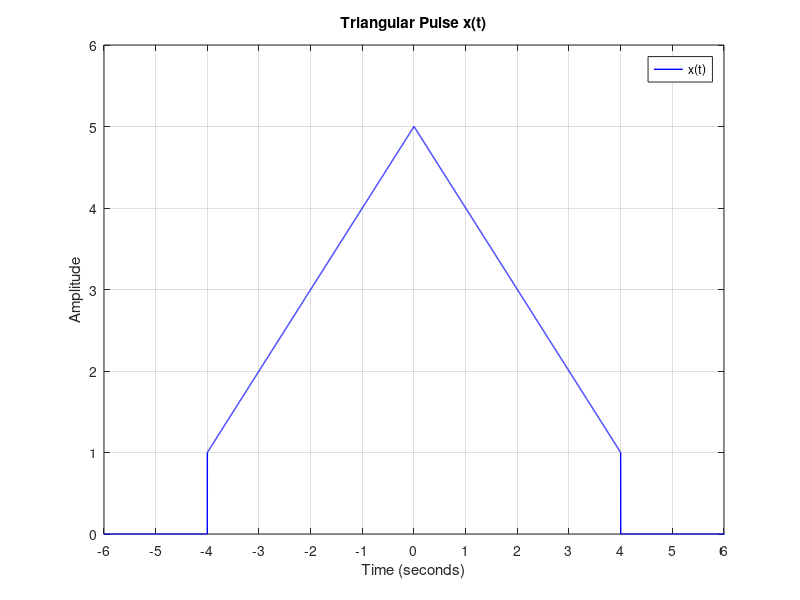
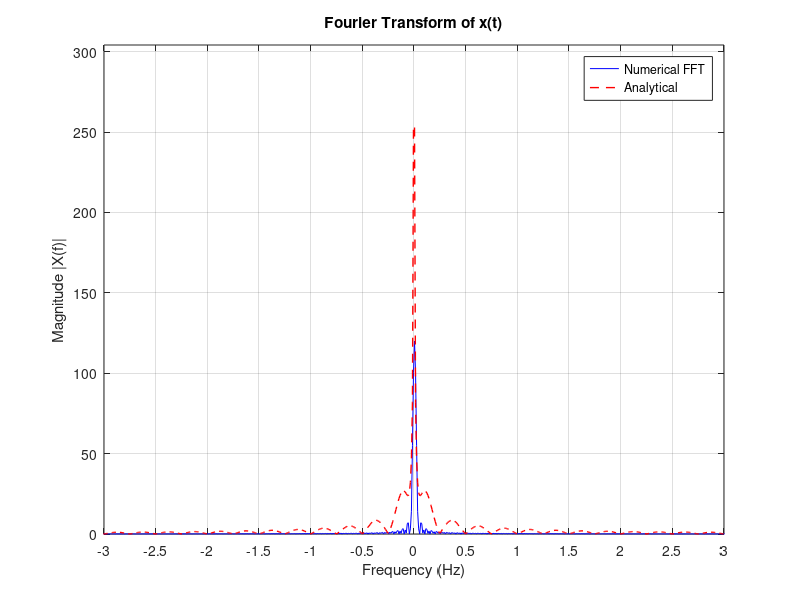
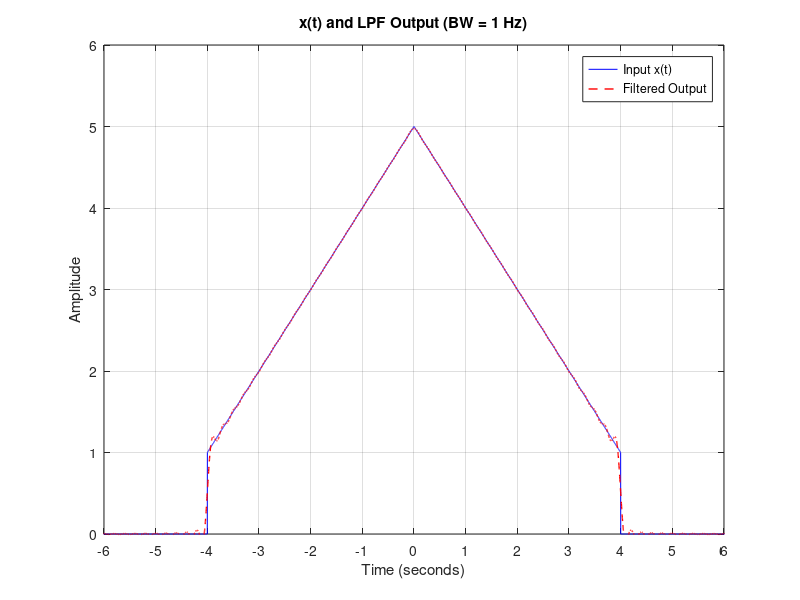
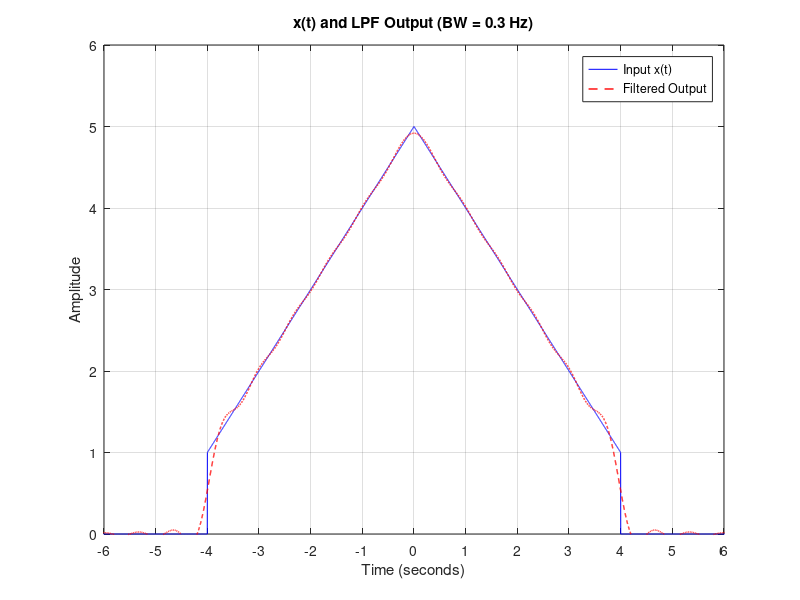

MATLAB code to generate these figures, in order:
% ECE 252 Course Project: Analog and Digital Communication
% This script implements the full project with horizontally stretched plots:
% - Analog Communication: Process x(t) (triangular pulse) and m(t) (cosine pulse),
%   including Fourier transforms, filtering, and FDM modulation/demodulation.
% - Digital Communication: Manchester and Unipolar NRZ line coding, ASK modulation
%   with coherent receiver for a 64-bit random sequence.
% Plots are wide (800x400 pixels), with stretched x-axes (narrower limits, spaced ticks),
% non-bold lines, clear labels, and detailed comments.

clear; clc; close all;

% --- Analog Communication ---

% Parameters
fs = 100; % Sampling frequency (Hz)
T = 1/fs; % Sampling period
df = 0.01; % Frequency resolution
N = fs/df; % Number of points
t = linspace(-10, 10, N); % Time vector for analog signals
f = linspace(-fs/2, fs/2, N); % Frequency vector

% Step 1: Define and Plot x(t)
% x(t) is a triangular pulse: t+5 for -4<=t<0, 5-t for 0<=t<=4, 0 otherwise.
x = zeros(1, length(t));
x(t >= -4 & t < 0) = t(t >= -4 & t < 0) + 5;
x(t >= 0 & t <= 4) = 5 - t(t >= 0 & t <= 4);
figure('Position', [100, 100, 800, 400]); % Wide figure
plot(t, x, 'b', 'LineWidth', 1);
title('Triangular Pulse x(t)');
xlabel('Time (seconds)');
ylabel('Amplitude');
legend('x(t)');
grid on;
axis([-6 6 0 6]); % Narrow x-axis to stretch plot
set(gca, 'XTick', -6:1:6); % Spaced ticks for clarity
set(gca, 'LooseInset', [0.05, 0.05, 0.05, 0.05]); % Reduce subplot margins

% Step 2 & 3: Fourier Transform of x(t)
% Analytical: Derived from x(t) = x1(t) + x2(t), computed numerically.
% Numerical: Use FFT to compare with analytical result.
j = 1i;
X_analytical = zeros(1, length(f));
for i = 1:length(f)
    if abs(f(i)) < 1e-6
        X_analytical(i) = 16; % X(0) = integral of x(t)
    else
        X_analytical(i) = (1/(j*2*pi*f(i))^2) * (1 - exp(j*8*pi*f(i)) + exp(-j*8*pi*f(i)) - 1) + ...
                          (4/(j*2*pi*f(i))) * (exp(j*8*pi*f(i)) - exp(-j*8*pi*f(i))) + ...
                          (5/(j*2*pi*f(i))) * (1 - exp(j*8*pi*f(i)) + 1 - exp(-j*8*pi*f(i)));
    end
end
X_analytical = abs(X_analytical);
X = fftshift(fft(x)/fs);
figure('Position', [100, 100, 800, 400]);
plot(f, abs(X), 'b', f, X_analytical, 'r--', 'LineWidth', 1);
title('Fourier Transform of x(t)');
xlabel('Frequency (Hz)');
ylabel('Magnitude |X(f)|');
legend('Numerical FFT', 'Analytical');
grid on;
axis([-3 3 0 max(abs(X_analytical))*1.2]); % Narrow x-axis to stretch spectrum
set(gca, 'XTick', -3:0.5:3); % Spaced ticks
set(gca, 'LooseInset', [0.05, 0.05, 0.05, 0.05]);

% Step 4: Estimate Bandwidth
% Find where power spectrum |X(f)|^2 drops to 5% of maximum.
power_spectrum = X_analytical.^2;
max_power = max(power_spectrum);
threshold = 0.05 * max_power;
bw_idx = find(power_spectrum <= threshold, 1);
bw = abs(f(bw_idx));
disp(['Estimated Bandwidth of x(t): ', num2str(bw), ' Hz']);

% Step 5: LPF with BW = 1 Hz
% Apply ideal low-pass filter and compute time-domain output.
H1 = abs(f) < 1;
X_filtered1 = X .* H1;
x_filtered1 = ifft(ifftshift(X_filtered1)) * fs;
figure('Position', [100, 100, 800, 400]);
plot(t, x, 'b', t, real(x_filtered1), 'r--', 'LineWidth', 1);
title('x(t) and LPF Output (BW = 1 Hz)');
xlabel('Time (seconds)');
ylabel('Amplitude');
legend('Input x(t)', 'Filtered Output');
grid on;
axis([-6 6 0 6]); % Narrow x-axis
set(gca, 'XTick', -6:1:6);
set(gca, 'LooseInset', [0.05, 0.05, 0.05, 0.05]);

% Step 6: LPF with BW = 0.3 Hz
H2 = abs(f) < 0.3;
X_filtered2 = X .* H2;
x_filtered2 = ifft(ifftshift(X_filtered2)) * fs;
figure('Position', [100, 100, 800, 400]);
plot(t, x, 'b', t, real(x_filtered2), 'r--', 'LineWidth', 1);
title('x(t) and LPF Output (BW = 0.3 Hz)');
xlabel('Time (seconds)');
ylabel('Amplitude');
legend('Input x(t)', 'Filtered Output');
grid on;
axis([-6 6 0 6]);
set(gca, 'XTick', -6:1:6);
set(gca, 'LooseInset', [0.05, 0.05, 0.05, 0.05]);

% Step 7: Process m(t)
% m(t) = cos(2*pi*0.5*t) for 0<t<4, 0 otherwise.
m = cos(2 * pi * 0.5 * t) .* (t > 0 & t < 4);
figure('Position', [100, 100, 800, 400]);
plot(t, m, 'b', 'LineWidth', 1);
title('Cosine Pulse m(t)');
xlabel('Time (seconds)');
ylabel('Amplitude');
legend('m(t)');
grid on;
axis([-6 6 -1.5 1.5]); % Narrow x-axis
set(gca, 'XTick', -6:1:6);
set(gca, 'LooseInset', [0.05, 0.05, 0.05, 0.05]);

% Fourier Transform of m(t)
M_analytical = 2 * abs(sinc(4 * (f - 0.5))) + 2 * abs(sinc(4 * (f + 0.5)));
M = fftshift(fft(m)/fs);
figure('Position', [100, 100, 800, 400]);
plot(f, abs(M), 'b', f, M_analytical, 'r--', 'LineWidth', 1);
title('Fourier Transform of m(t)');
xlabel('Frequency (Hz)');
ylabel('Magnitude |M(f)|');
legend('Numerical FFT', 'Analytical');
grid on;
axis([-3 3 0 max(abs(M_analytical))*1.2]); % Narrow x-axis
set(gca, 'XTick', -3:0.5:3);
set(gca, 'LooseInset', [0.05, 0.05, 0.05, 0.05]);

% Bandwidth of m(t)
power_spectrum_m = (2 * abs(sinc(4 * (f - 0.5))) + 2 * abs(sinc(4 * (f + 0.5)))).^2;
max_power_m = max(power_spectrum_m);
threshold_m = 0.05 * max_power_m;
bw_idx_m = find(power_spectrum_m <= threshold_m, 1);
bw_m = abs(f(bw_idx_m));
disp(['Estimated Bandwidth of m(t): ', num2str(bw_m), ' Hz']);

% Step 8-11: FDM Modulation
% DSB-SC for x(t) at 20 Hz, SSB (USB) for m(t) at 23 Hz.
fc1 = 20; % Carrier frequency for x(t)
s1 = x .* cos(2 * pi * fc1 * t);
fc2 = 23; % Carrier frequency for m(t), USB at 23-25 Hz
m_hilbert = imag(hilbert(m));
s2 = m .* cos(2 * pi * fc2 * t) - m_hilbert .* sin(2 * pi * fc2 * t);
s = s1 + s2;
figure('Position', [100, 100, 800, 400]);
plot(t, s, 'b', 'LineWidth', 1);
title('FDM Signal s(t) = s1(t) + s2(t)');
xlabel('Time (seconds)');
ylabel('Amplitude');
legend('s(t)');
grid on;
axis([-6 6 -6 6]); % Narrow x-axis
set(gca, 'XTick', -6:1:6);
set(gca, 'LooseInset', [0.05, 0.05, 0.05, 0.05]);

% Spectrum of s(t)
S = fftshift(fft(s)/fs);
figure('Position', [100, 100, 800, 400]);
plot(f, abs(S), 'b', 'LineWidth', 1);
title('Spectrum of FDM Signal s(t)');
xlabel('Frequency (Hz)');
ylabel('Magnitude |S(f)|');
legend('S(f)');
grid on;
axis([15 30 0 max(abs(S))*1.2]); % Focus on 15-30 Hz for DSB-SC and SSB
set(gca, 'XTick', 15:2:30);
set(gca, 'LooseInset', [0.05, 0.05, 0.05, 0.05]);

% Step 9: USB or LSB
disp('SSB Choice: Upper Sideband (USB) for m(t) to fit spectrum in 23-25 Hz.');

% Step 10: Carrier for s2(t)
disp('Carrier c2(t) = cos(2*pi*23*t)');

% Step 12: Coherent Demodulation
demod1 = s1 .* cos(2 * pi * fc1 * t);
H_demod = abs(f) < 1;
Demod1 = fftshift(fft(demod1)/fs) .* H_demod;
demod1_out = real(ifft(ifftshift(Demod1)) * fs);
demod2 = s2 .* cos(2 * pi * fc2 * t);
Demod2 = fftshift(fft(demod2)/fs) .* H_demod;
demod2_out = real(ifft(ifftshift(Demod2)) * fs);
figure('Position', [100, 100, 800, 600]); % Taller for subplots
subplot(2,1,1);
plot(t, x, 'b', t, demod1_out, 'r--', 'LineWidth', 1);
title('Demodulated x(t) from DSB-SC');
xlabel('Time (seconds)');
ylabel('Amplitude');
legend('Original x(t)', 'Demodulated');
grid on;
axis([-6 6 0 6]);
set(gca, 'XTick', -6:1:6);
set(gca, 'LooseInset', [0.05, 0.05, 0.05, 0.05]);
subplot(2,1,2);
plot(t, m, 'b', t, demod2_out, 'r--', 'LineWidth', 1);
title('Demodulated m(t) from SSB');
xlabel('Time (seconds)');
ylabel('Amplitude');
legend('Original m(t)', 'Demodulated');
grid on;
axis([-6 6 -1.5 1.5]);
set(gca, 'XTick', -6:1:6);
set(gca, 'LooseInset', [0.05, 0.05, 0.05, 0.05]);

% --- Digital Communication ---

% Parameters
N_bits = 64; % Number of bits
bit_duration = 1; % Bit duration (seconds)
bit_rate = 1/bit_duration; % Bit rate (1 bps)
samples_per_bit = fs * bit_duration;
t_digital = linspace(0, N_bits * bit_duration, N_bits * samples_per_bit); % Time vector
f_digital = linspace(-fs/2, fs/2, length(t_digital)); % Frequency vector

% Generate Random Bit Stream
rng(42); % Seed for reproducibility
bits = randi([0 1], 1, N_bits);

% Part I: Line Coding
% Manchester: Bit 1 (+1 to -1), Bit 0 (-1 to +1).
manchester = zeros(1, length(t_digital));
for i = 1:N_bits
    idx = ((i-1)*samples_per_bit + 1):(i*samples_per_bit);
    if bits(i) == 1
        manchester(idx) = [ones(1, samples_per_bit/2), -ones(1, samples_per_bit/2)];
    else
        manchester(idx) = [-ones(1, samples_per_bit/2), ones(1, samples_per_bit/2)];
    end
end

% Unipolar NRZ: Bit 1 (+1), Bit 0 (0).
unipolar_nrz = zeros(1, length(t_digital));
for i = 1:N_bits
    idx = ((i-1)*samples_per_bit + 1):(i*samples_per_bit);
    unipolar_nrz(idx) = bits(i) * ones(1, samples_per_bit);
end

% Plot Time Domain
figure('Position', [100, 100, 800, 600]);
subplot(2,1,1);
plot(t_digital, manchester, 'b', 'LineWidth', 1);
title('Manchester Encoding (First 10 Bits)');
xlabel('Time (seconds)');
ylabel('Amplitude');
legend('Manchester');
grid on;
axis([0 10 -1.5 1.5]); % Show first 10 bits
set(gca, 'XTick', 0:1:10);
set(gca, 'LooseInset', [0.05, 0.05, 0.05, 0.05]);
subplot(2,1,2);
plot(t_digital, unipolar_nrz, 'b', 'LineWidth', 1);
title('Unipolar NRZ Encoding (First 10 Bits)');
xlabel('Time (seconds)');
ylabel('Amplitude');
legend('Unipolar NRZ');
grid on;
axis([0 10 -0.5 1.5]);
set(gca, 'XTick', 0:1:10);
set(gca, 'LooseInset', [0.05, 0.05, 0.05, 0.05]);

% Spectral Domain
Manchester_spec = fftshift(fft(manchester)/fs);
Unipolar_spec = fftshift(fft(unipolar_nrz)/fs);
figure('Position', [100, 100, 800, 600]);
subplot(2,1,1);
plot(f_digital, abs(Manchester_spec), 'b', 'LineWidth', 1);
title('Spectrum of Manchester Encoding');
xlabel('Frequency (Hz)');
ylabel('Magnitude |X(f)|');
legend('Manchester');
grid on;
axis([-5 5 0 max(abs(Manchester_spec))*1.2]); % Narrow x-axis
set(gca, 'XTick', -5:1:5);
set(gca, 'LooseInset', [0.05, 0.05, 0.05, 0.05]);
subplot(2,1,2);
plot(f_digital, abs(Unipolar_spec), 'b', 'LineWidth', 1);
title('Spectrum of Unipolar NRZ Encoding');
xlabel('Frequency (Hz)');
ylabel('Magnitude |X(f)|');
legend('Unipolar NRZ');
grid on;
axis([-5 5 0 max(abs(Unipolar_spec))*1.2]);
set(gca, 'XTick', -5:1:5);
set(gca, 'LooseInset', [0.05, 0.05, 0.05, 0.05]);

% Part II: ASK Modulation
fc = 10; % Carrier frequency (10x bit rate)
ask_signal = unipolar_nrz .* cos(2 * pi * fc * t_digital);
figure('Position', [100, 100, 800, 400]);
plot(t_digital, ask_signal, 'b', 'LineWidth', 1);
title('ASK Modulated Signal (Carrier = 10 Hz, First 10 Bits)');
xlabel('Time (seconds)');
ylabel('Amplitude');
legend('ASK Signal');
grid on;
axis([0 10 -1.5 1.5]);
set(gca, 'XTick', 0:1:10);
set(gca, 'LooseInset', [0.05, 0.05, 0.05, 0.05]);

% Spectrum of ASK Signal
ASK_spec = fftshift(fft(ask_signal)/fs);
figure('Position', [100, 100, 800, 400]);
plot(f_digital, abs(ASK_spec), 'b', 'LineWidth', 1);
title('Spectrum of ASK Signal');
xlabel('Frequency (Hz)');
ylabel('Magnitude |S(f)|');
legend('ASK Spectrum');
grid on;
axis([-15 15 0 max(abs(ASK_spec))*1.2]);
set(gca, 'XTick', -15:2:15);
set(gca, 'LooseInset', [0.05, 0.05, 0.05, 0.05]);

% Coherent Receiver
phases = [30, 60, 90] * pi/180;
figure('Position', [100, 100, 800, 600]);
for i = 1:length(phases)
    phi = phases(i);
    demod = ask_signal .* cos(2 * pi * fc * t_digital + phi);
    H = abs(f_digital) < bit_rate;
    Demod = fftshift(fft(demod)/fs) .* H;
    demod_out = real(ifft(ifftshift(Demod)) * fs);

    subplot(3,1,i);
    plot(t_digital, unipolar_nrz, 'b', t_digital, demod_out, 'r--', 'LineWidth', 1);
    title(['ASK Demodulated (Phase Offset = ', num2str(phases(i)*180/pi), '°, First 10 Bits)']);
    xlabel('Time (seconds)');
    ylabel('Amplitude');
    legend('Original NRZ', 'Demodulated');
    grid on;
    axis([0 10 -0.5 1.5]);
    set(gca, 'XTick', 0:1:10);
    set(gca, 'LooseInset', [0.05, 0.05, 0.05, 0.05]);
end

% Report Comments
disp('Analog Communication Results:');
disp(['Bandwidth of x(t): ', num2str(bw), ' Hz']);
disp(['Bandwidth of m(t): ', num2str(bw_m), ' Hz']);
disp('FDM: x(t) uses DSB-SC at 20 Hz, m(t) uses SSB (USB) at 23 Hz.');
disp('Digital Communication Results:');
disp('Manchester: Self-clocking due to mid-bit transitions, suitable for noisy channels, but wider bandwidth.');
disp('Unipolar NRZ: Simpler, narrower bandwidth, but lacks clock synchronization.');
disp('ASK Phase Offset Effects:');
disp('30°: Slight amplitude reduction (cos(30°) ≈ 0.866), good recovery.');
disp('60°: Increased distortion (cos(60°) = 0.5), partial recovery.');
disp('90°: Complete signal loss (cos(90°) = 0) due to orthogonality.');
